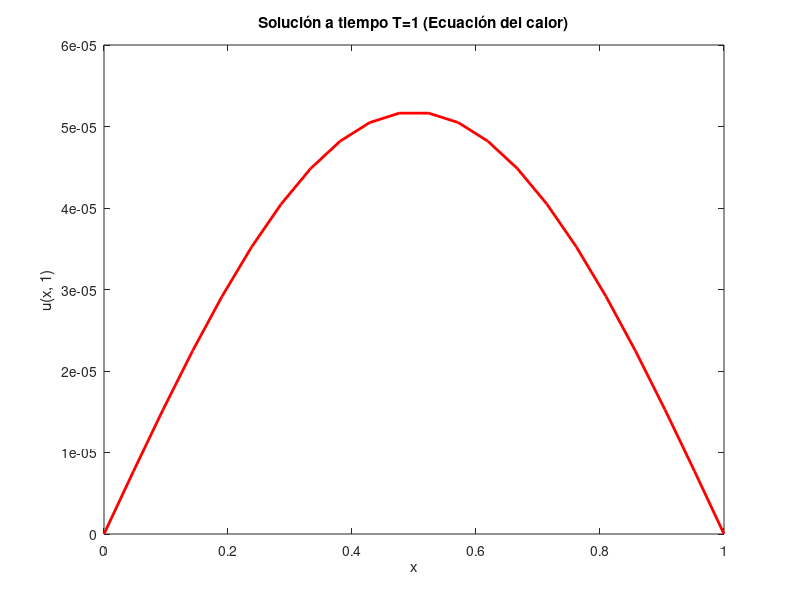
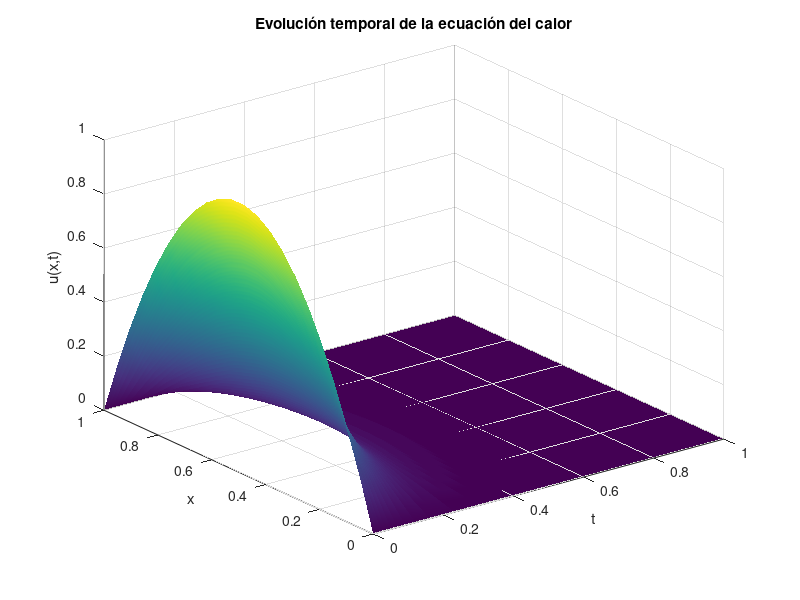

Source code (MATLAB) for these figures, in order:
clc
clear all
close all
format long

a=0; b=1; c=0; T=1; 

M = 1000;
dt = (T-c)/(M+1); % partición temporal
t1 = c : dt : T; 


N = 20;
h = (b-a)/(N+1); % partición espacial
x1 = a : h : b;

k = 1;
gamma = dt*k/(h.^2);

% Hagamos un warning que nos avise de que si gamma > 1/2, entonces no podemos
% seguir porque el esquema no sería estable.
if gamma > 1/2
    warning(['Este esquema no es estable, la velocidad de propagación de la ' ...
        'información en la malla es mayor que en el espacio físco'])
end

[t, x] = meshgrid (t1,x1); % cuadrícula

% Inicializamos la matriz no cuadrada por como hemos cogido la partición 
z = zeros (length (x1), length (t1));

z (: ,1) = 4*x1' - 4.*x1'.^2; % primera columna (condición inicial)
z (1 ,:) = 0; % primera fila (condiciones de frontera)
z(end,:) = 0; % última

% Resto de filas y columnas
for i = 2:length(t1)
    for j = 2:length(x1)-1
        z(j,i)= z(j,i-1) +k * gamma*(z(j+1,i-1)-2.*z(j,i-1)+z(j-1 ,i-1));
    end
end

% i) Solución en 2D en T = 1
figure
plot(x1, z(:, end), 'r', 'LineWidth', 2)
title('Solución a tiempo T=1 (Ecuación del calor)')
xlabel('x'); ylabel('u(x, 1)')

% ii) Solución en 3D
figure
surf (t,x,z)
shading interp
title('Evolución temporal de la ecuación del calor')
xlabel('t'); ylabel('x'); zlabel('u(x,t)')

% EJERCICIO 2: hecho en el archivo: ejercicio2.pdf
